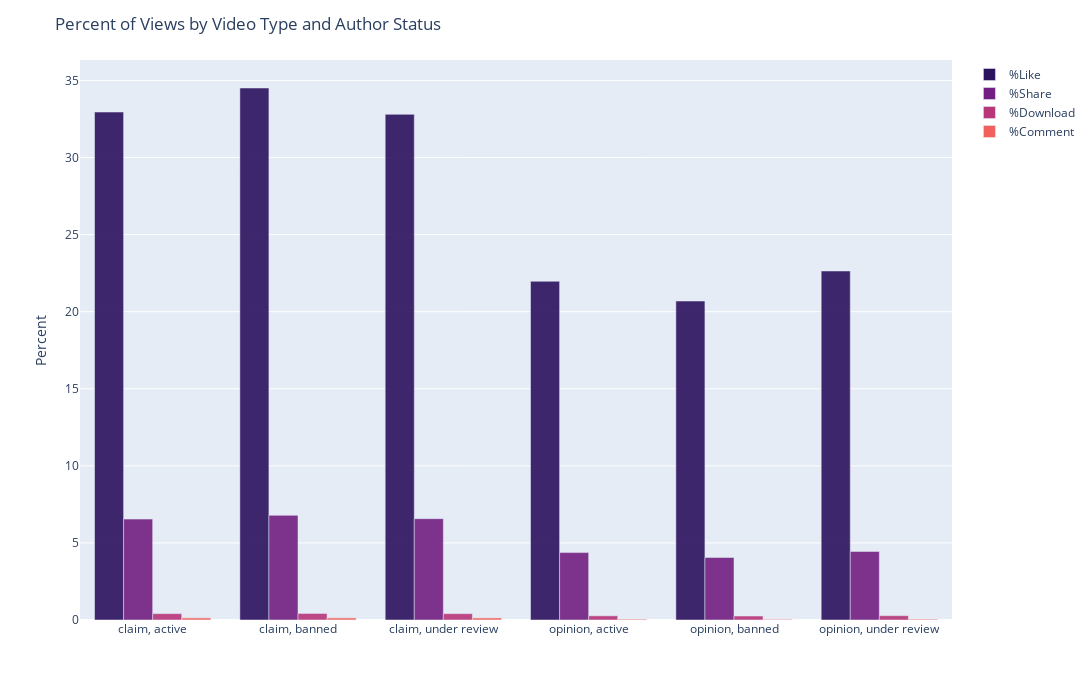

Notebook code cell kept with this figure:
### Code cell
import plotly.express as px
percents = data.rename(columns={'likes_per_view':    '%Like',
                                'shares_per_view':    '%Share',
                                'downloads_per_view': '%Download',
                                'comments_per_view':  '%Comment',
                                'claim_status':       'Claim/Opinion',
                                'author_ban_status':  'Author Status'}).groupby(['Claim/Opinion','Author Status']).agg({'%Like':     lambda x: 100*x.mean().round(4),
                                                                                                                        '%Share':    lambda x: 100*x.mean().round(5),
                                                                                                                        '%Download': lambda x: 100*x.mean().round(5),
                                                                                                                        '%Comment':  lambda x: 100*x.mean().round(5)})
percents = percents.reset_index()
percents.insert(2, 'Type', percents['Claim/Opinion'] + ', ' + percents['Author Status'])
percents.set_index('Type', inplace=True)

fig = px.bar(data_frame = percents.reset_index(), x = percents.index, y = percents.columns[2:6].to_list(),
             opacity = 0.9, orientation = "v",  barmode = 'group', color_discrete_sequence=['#2c115f', '#721f81', '#b73779', '#f1605d'])
fig.update_layout(title='Percent of Views by Video Type and Author Status', xaxis_title='', yaxis_title='Percent')
fig.update_layout(autosize=False, width=1200, height=700, legend_title=None)
fig.show()

### Figure 1 — Plotly figure (JSON) as saved in the notebook; plotly's stock layout.template omitted (floating-point values rounded to 4 significant figures)
{"data": [{"alignmentgroup": "True", "hovertemplate": "variable=%Like<br>x=%{x}<br>value=%{y}<extra></extra>", "legendgroup": "%Like", "marker": {"color": "#2c115f", "opacity": 0.9, "pattern": {"shape": ""}}, "name": "%Like", "offsetgroup": "%Like", "orientation": "v", "showlegend": true, "textposition": "auto", "type": "bar", "x": ["claim, active", "claim, banned", "claim, under review", "opinion, active", "opinion, banned", "opinion, under review"], "xaxis": "x", "y": [32.95, 34.51, 32.8, 21.97, 20.69, 22.64], "yaxis": "y"}, {"alignmentgroup": "True", "hovertemplate": "variable=%Share<br>x=%{x}<br>value=%{y}<extra></extra>", "legendgroup": "%Share", "marker": {"color": "#721f81", "opacity": 0.9, "pattern": {"shape": ""}}, "name": "%Share", "offsetgroup": "%Share", "orientation": "v", "showlegend": true, "textposition": "auto", "type": "bar", "x": ["claim, active", "claim, banned", "claim, under review", "opinion, active", "opinion, banned", "opinion, under review"], "xaxis": "x", "y": [6.546, 6.789, 6.573, 4.373, 4.053, 4.447], "yaxis": "y"}, {"alignmentgroup": "True", "hovertemplate": "variable=%Download<br>x=%{x}<br>value=%{y}<extra></extra>", "legendgroup": "%Download", "marker": {"color": "#b73779", "opacity": 0.9, "pattern": {"shape": ""}}, "name": "%Download", "offsetgroup": "%Download", "orientation": "v", "showlegend": true, "textposition": "auto", "type": "bar", "x": ["claim, active", "claim, banned", "claim, under review", "opinion, active", "opinion, banned", "opinion, under review"], "xaxis": "x", "y": [0.413, 0.424, 0.411, 0.271, 0.258, 0.278], "yaxis": "y"}, {"alignmentgroup": "True", "hovertemplate": "variable=%Comment<br>x=%{x}<br>value=%{y}<extra></extra>", "legendgroup": "%Comment", "marker": {"color": "#f1605d", "opacity": 0.9, "pattern": {"shape": ""}}, "name": "%Comment", "offsetgroup": "%Comment", "orientation": "v", "showlegend": true, "textposition": "auto", "type": "bar", "x": ["claim, active", "claim, banned", "claim, under review", "opinion, active", "opinion, banned", "opinion, under review"], "xaxis": "x", "y": [0.139, 0.138, 0.137, 0.052, 0.043, 0.054], "yaxis": "y"}], "layout": {"autosize": false, "barmode": "group", "height": 700, "legend": {"title": {}, "tracegroupgap": 0}, "margin": {"t": 60}, "title": {"text": "Percent of Views by Video Type and Author Status"}, "width": 1200, "xaxis": {"anchor": "y", "autorange": true, "domain": [0, 1], "range": [-0.5, 5.5], "title": {"text": ""}, "type": "category"}, "yaxis": {"anchor": "x", "autorange": true, "domain": [0, 1], "range": [0, 36.33], "title": {"text": "Percent"}, "type": "linear"}}}
